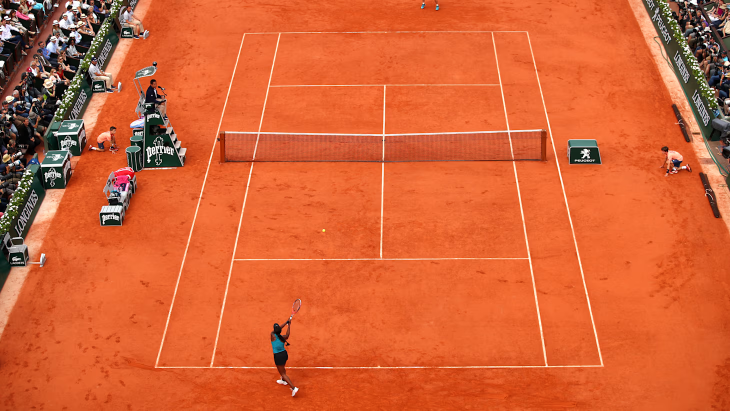
#> input picture court_detection/images/clay_surface.png, 1460 x 821 px (shown at 1/2 size)
$ python court_detection.py
#> lines starting #> are read from the running program, lines starting #| are printed output that depends on the picture; after the words box and inside, x2 and y2 are one past the last pixel; in counts of white or black regions, pixels touching at a corner belong together
### court_detection/court_reference.py
import cv2
import numpy as np
import matplotlib.pyplot as plt
import os


class CourtReference:
    def __init__(self):
        self.baseline_top = ((286, 561), (1379, 561))
        self.baseline_bottom = ((286, 2935), (1379, 2935))
        self.net = ((286, 1748), (1379, 1748))
        self.left_court_line = ((286, 561), (286, 2935))
        self.right_court_line = ((1379, 561), (1379, 2935))
        self.left_inner_line = ((423, 561), (423, 2935))
        self.right_inner_line = ((1242, 561), (1242, 2935))
        self.middle_line = ((832, 1110), (832, 2386))
        self.top_inner_line = ((423, 1110), (1242, 1110))
        self.bottom_inner_line = ((423, 2386), (1242, 2386))
        self.top_extra_part = (832.5, 580)
        self.bottom_extra_part = (832.5, 2910)

        self.court_conf = {1: [*self.baseline_top, *self.baseline_bottom],
                           2: [self.left_inner_line[0], self.right_inner_line[0], self.left_inner_line[1],
                               self.right_inner_line[1]],
                           3: [self.left_inner_line[0], self.right_court_line[0], self.left_inner_line[1],
                               self.right_court_line[1]],
                           4: [self.left_court_line[0], self.right_inner_line[0], self.left_court_line[1],
                               self.right_inner_line[1]],
                           5: [*self.top_inner_line, *self.bottom_inner_line],
                           6: [*self.top_inner_line, self.left_inner_line[1], self.right_inner_line[1]],
                           7: [self.left_inner_line[0], self.right_inner_line[0], *self.bottom_inner_line],
                           8: [self.right_inner_line[0], self.right_court_line[0], self.right_inner_line[1],
                               self.right_court_line[1]],
                           9: [self.left_court_line[0], self.left_inner_line[0], self.left_court_line[1],
                               self.left_inner_line[1]],
                           10: [self.top_inner_line[0], self.middle_line[0], self.bottom_inner_line[0],
                                self.middle_line[1]],
                           11: [self.middle_line[0], self.top_inner_line[1], self.middle_line[1],
                                self.bottom_inner_line[1]],
                           12: [*self.bottom_inner_line, self.left_inner_line[1], self.right_inner_line[1]]}
        self.line_width = 1
        self.court_width = 1117
        self.court_height = 2408
        self.top_bottom_border = 549
        self.right_left_border = 274
        self.court_total_width = self.court_width + self.right_left_border * 2
        self.court_total_height = self.court_height + self.top_bottom_border * 2

        self._build_court_reference()
        self.court = cv2.cvtColor(cv2.imread("configs/court_reference.png"), cv2.COLOR_BGR2GRAY)

        self._save_all_court_configurations()

    def _build_court_reference(self):
        court = np.zeros(
            (self.court_height + 2 * self.top_bottom_border, self.court_width + 2 * self.right_left_border),
            dtype=np.uint8)

        cv2.line(court, self.baseline_top[0], self.baseline_top[1], (255, 255, 255), self.line_width)
        cv2.line(court, self.baseline_bottom[0], self.baseline_bottom[1], (255, 255, 255), self.line_width)
        cv2.line(court, self.net[0], self.net[1], (255, 255, 255), self.line_width)
        cv2.line(court, self.top_inner_line[0], self.top_inner_line[1], (255, 255, 255), self.line_width)
        cv2.line(court, self.bottom_inner_line[0], self.bottom_inner_line[1], (255, 255, 255), self.line_width)
        cv2.line(court, self.left_court_line[0], self.left_court_line[1], (255, 255, 255), self.line_width)
        cv2.line(court, self.right_court_line[0], self.right_court_line[1], (255, 255, 255), self.line_width)
        cv2.line(court, self.left_inner_line[0], self.left_inner_line[1], (255, 255, 255), self.line_width)
        cv2.line(court, self.right_inner_line[0], self.right_inner_line[1], (255, 255, 255), self.line_width)
        cv2.line(court, self.middle_line[0], self.middle_line[1], (255, 255, 255), self.line_width)

        court = cv2.dilate(court, np.ones((5, 5), dtype=np.uint8))
        plt.imsave('configs/court_reference.png', court, cmap='gray')

        return court

    def _save_all_court_configurations(self):
        for i, conf in self.court_conf.items():
            court_ref = cv2.cvtColor(255 - self.court, cv2.COLOR_GRAY2BGR)
            for p in conf:
                court_ref = cv2.circle(court_ref, p, 15, (0, 0, 255), 30)
            cv2.imwrite(f'configs/court_conf_{i}.png', court_ref)

    def get_extra_parts(self):
        parts = [self.top_extra_part, self.bottom_extra_part]
        return parts

    # [5 lines left out: function get_important_lines, not called in this run]


# [2 lines that do not run on import are left out]

### utils/line_utils.py
from sympy import Line


def line_intersection(line1, line2):
    """
    Find 2 lines intersection point
    """
    l1 = Line(line1[0], line1[1])
    l2 = Line(line2[0], line2[1])

    intersection = l1.intersection(l2)
    return intersection[0].coordinates


def sort_intersection_points(intersections):
    """
    sort intersection points from top left to bottom right
    """
    y_sorted = sorted(intersections, key=lambda x: x[1])
    p12 = y_sorted[:2]
    p34 = y_sorted[2:]

    p12 = sorted(p12, key=lambda x: x[0])
    p34 = sorted(p34, key=lambda x: x[0])
    return p12 + p34

### court_detection/court_detection.py
import cv2
import numpy as np
from utils.line_utils import line_intersection, sort_intersection_points
from itertools import combinations
from court_reference import CourtReference
from matplotlib import pyplot as plt


class CourtDetection:
    def __init__(self, verbose: bool):
        self.verbose = verbose
        self.color_threshold = 200
        self.line_distance_threshold = 5
        self.line_intensity_threshold = 60
        self.original_frame = None
        self.color_threshold_frame = None
        self.frame_width = 0
        self.frame_height = 0
        self.highest_vertical_line_y = np.inf
        self.lowest_vertical_line_y = 0
        self.line_merge_threshold = 10
        self.court_reference = CourtReference()
        self.court_warp_matrix = []
        self.game_warp_matrix = []
        self.court_score = 0
        self.success_flag = False
        self.success_accuracy = 80
        self.success_score = 1000
        self.baseline_top = None
        self.baseline_bottom = None
        self.net = None
        self.left_court_line = None
        self.right_court_line = None
        self.left_inner_line = None
        self.right_inner_line = None
        self.middle_line = None
        self.top_inner_line = None
        self.bottom_inner_line = None

    def detect_court(self, img_frame):
        self.original_frame = img_frame
        self.frame_height, self.frame_width = img_frame.shape[:2]

        # Step 1: Extract court pixels
        color_threshold_frame, filtered_lines_frames = self._extract_court_pixels(img_frame)
        self.color_threshold_frame = color_threshold_frame

        # Step 2: Detect Court Lines
        horizontal, vertical_left, vertical_right = self._detect_court_lines(filtered_lines_frames)

        # Step 3: Court Correspondences
        court_warp_matrix, game_warp_matrix, self.court_score = self._find_court_correspondences(horizontal,
                                                                                                 vertical_left,
                                                                                                 vertical_right)

        self.court_warp_matrix.append(court_warp_matrix)
        self.game_warp_matrix.append(game_warp_matrix)

        court_accuracy = self._get_court_accuracy()
        if court_accuracy > self.success_accuracy and self.court_score > self.success_score:
            self.success_flag = True
            print('Court detected successfully')
        print('Court accuracy = %.2f' % court_accuracy)

        self.find_lines_location()

    def _extract_court_pixels(self, img_frame):
        color_threshold_frame = self._threshold_white_pixels(img_frame)
        filtered_lines_frame = self._filter_belongs_to_line(color_threshold_frame)

        if self.verbose:
            cv2.imshow('extract-court-pixels', filtered_lines_frame)
            if cv2.waitKey(0) & 0xff == 27:
                cv2.destroyAllWindows()

        return color_threshold_frame, filtered_lines_frame

    def _threshold_white_pixels(self, img_frame):
        gray = cv2.cvtColor(img_frame, cv2.COLOR_BGR2GRAY)
        gray = cv2.threshold(gray, self.color_threshold, 255, cv2.THRESH_BINARY)[1]

        return gray

    def _filter_belongs_to_line(self, color_threshold_frame):
        for i in range(self.line_distance_threshold, len(color_threshold_frame) - self.line_distance_threshold):
            for j in range(self.line_distance_threshold, len(color_threshold_frame[0]) - self.line_distance_threshold):
                if color_threshold_frame[i, j] == 0:
                    continue
                if (color_threshold_frame[i, j] - color_threshold_frame[
                    i + self.line_distance_threshold, j] > self.line_intensity_threshold and
                        color_threshold_frame[i, j] - color_threshold_frame[
                            i - self.line_distance_threshold, j] > self.line_intensity_threshold):
                    continue

                if (color_threshold_frame[i, j] - color_threshold_frame[
                    i, j + self.line_distance_threshold] > self.line_intensity_threshold and
                        color_threshold_frame[i, j] - color_threshold_frame[
                            i, j - self.line_distance_threshold] > self.line_intensity_threshold):
                    continue
                color_threshold_frame[i, j] = 0
        return color_threshold_frame

    def _detect_court_lines(self, img_frame):
        # 2.1: Line detection
        lines = cv2.HoughLinesP(img_frame, 1, np.pi / 180, 80, minLineLength=100, maxLineGap=20)
        lines = np.squeeze(lines)

        if self.verbose:
            self._draw_lines_from_vertical_and_horizontal(self.original_frame.copy(), 'line-detection', [], lines, [])

        # 2.2: Selected lines classification
        horizontal, vertical_left, vertical_right = self._classify_and_sort_lines(lines)

        if self.verbose:
            self._draw_lines_from_vertical_and_horizontal(self.original_frame.copy(), 'line-classification', horizontal,
                                                          vertical_left,
                                                          vertical_right)
        # 2.3: Line merging
        horizontal, vertical_left, vertical_right = self._merge_lines(horizontal, vertical_left, vertical_right)

        if self.verbose:
            self._draw_lines_from_vertical_and_horizontal(self.original_frame.copy(), 'line-merging', horizontal,
                                                          vertical_left,
                                                          vertical_right)

        return horizontal, vertical_left, vertical_right

    def _classify_and_sort_lines(self, lines):
        horizontal = []
        vertical = []

        for line in lines:
            x1, y1, x2, y2 = line
            dx = abs(x1 - x2)
            dy = abs(y1 - y2)
            if dx > dy:
                horizontal.append(line)
            else:
                vertical.append(line)
                self.highest_vertical_line_y = min(self.highest_vertical_line_y, y1, y2)
                self.lowest_vertical_line_y = max(self.lowest_vertical_line_y, y1, y2)

        vertical_left, vertical_right = self._classify_vertical_lines(vertical)
        horizontal = self._filter_horizontal_lines(horizontal)

        horizontal.sort(key=lambda item: (item[1], item[0]))
        vertical_left.sort(key=lambda item: (-item[0], item[1]))
        vertical_right.sort(key=lambda item: (item[0], item[1]))

        return horizontal, vertical_left, vertical_right

    def _filter_horizontal_lines(self, horizontal_lines):
        filtered_horizontal = []
        h = self.lowest_vertical_line_y - self.highest_vertical_line_y
        self.lowest_vertical_line_y += h / 15
        self.highest_vertical_line_y -= h * 2 / 15

        for line in horizontal_lines:
            x1, y1, x2, y2 = line
            if (self.lowest_vertical_line_y > y1 > self.highest_vertical_line_y
                    and self.lowest_vertical_line_y > y1 > self.highest_vertical_line_y):
                filtered_horizontal.append(line)

        return filtered_horizontal

    def _classify_vertical_lines(self, vertical_lines):
        vertical_left = []
        vertical_right = []
        right_th = self.frame_width * 4 / 7
        left_th = self.frame_width * 3 / 7

        for line in vertical_lines:
            x1, y1, x2, y2 = line
            if x1 < left_th or x2 < left_th:
                vertical_left.append(line)
            elif x1 > right_th or x2 > right_th:
                vertical_right.append(line)

        return vertical_left, vertical_right

    def _merge_lines(self, horizontal_lines, vertical_left_lines, vertical_right_lines):
        # Merge horizontal lines
        mask = [True] * len(horizontal_lines)
        new_horizontal_lines = []
        for i, line in enumerate(horizontal_lines):
            if mask[i]:
                for j, s_line in enumerate(horizontal_lines[i + 1:]):
                    if mask[i + j + 1]:
                        x1, y1, x2, y2 = line
                        x3, y3, x4, y4 = s_line
                        dy = abs(y3 - y2)
                        if dy < self.line_merge_threshold:
                            points = sorted([(x1, y1), (x2, y2), (x3, y3), (x4, y4)], key=lambda x: x[0])
                            line = np.array([*points[0], *points[-1]])
                            mask[i + j + 1] = False
                new_horizontal_lines.append(line)

        # Merge vertical lines
        xl, yl, xr, yr = (0, self.frame_height * 6 / 7, self.frame_width, self.frame_height * 6 / 7)

        mask = [True] * len(vertical_left_lines)
        new_vertical_left_lines = []
        for i, line in enumerate(vertical_left_lines):
            if mask[i]:
                for j, s_line in enumerate(vertical_left_lines[i + 1:]):
                    if mask[i + j + 1]:
                        x1, y1, x2, y2 = line
                        x3, y3, x4, y4 = s_line
                        xi, yi = line_intersection(((x1, y1), (x2, y2)), ((xl, yl), (xr, yr)))
                        xj, yj = line_intersection(((x3, y3), (x4, y4)), ((xl, yl), (xr, yr)))

                        dx = abs(xi - xj)
                        if dx < self.line_merge_threshold:
                            points = sorted([(x1, y1), (x2, y2), (x3, y3), (x4, y4)], key=lambda x: x[1])
                            line = np.array([*points[0], *points[-1]])
                            mask[i + j + 1] = False

                new_vertical_left_lines.append(line)

        mask = [True] * len(vertical_right_lines)
        new_vertical_right_lines = []
        for i, line in enumerate(vertical_right_lines):
            if mask[i]:
                for j, s_line in enumerate(vertical_right_lines[i + 1:]):
                    if mask[i + j + 1]:
                        x1, y1, x2, y2 = line
                        x3, y3, x4, y4 = s_line
                        xi, yi = line_intersection(((x1, y1), (x2, y2)), ((xl, yl), (xr, yr)))
                        xj, yj = line_intersection(((x3, y3), (x4, y4)), ((xl, yl), (xr, yr)))

                        dx = abs(xi - xj)
                        if dx < self.line_merge_threshold:
                            points = sorted([(x1, y1), (x2, y2), (x3, y3), (x4, y4)], key=lambda x: x[1])
                            line = np.array([*points[0], *points[-1]])
                            mask[i + j + 1] = False

                new_vertical_right_lines.append(line)

        return new_horizontal_lines, new_vertical_left_lines, new_vertical_right_lines

    def _find_court_correspondences(self, horizontal_lines, vertical_left_lines, vertical_right_lines):
        max_score = -np.inf
        max_mat = None
        max_inv_mat = None
        k = 0

        for horizontal_pair in list(combinations(horizontal_lines, 2)):
            for vertical_pair in list(combinations(vertical_left_lines + vertical_right_lines, 2)):
                h1, h2 = horizontal_pair
                v1, v2 = vertical_pair
                # Finding intersection points of all lines
                i1 = line_intersection((tuple(h1[:2]), tuple(h1[2:])), (tuple(v1[0:2]), tuple(v1[2:])))
                i2 = line_intersection((tuple(h1[:2]), tuple(h1[2:])), (tuple(v2[0:2]), tuple(v2[2:])))
                i3 = line_intersection((tuple(h2[:2]), tuple(h2[2:])), (tuple(v1[0:2]), tuple(v1[2:])))
                i4 = line_intersection((tuple(h2[:2]), tuple(h2[2:])), (tuple(v2[0:2]), tuple(v2[2:])))

                intersections = [i1, i2, i3, i4]
                intersections = sort_intersection_points(intersections)

                for i, configuration in self.court_reference.court_conf.items():
                    # Find transformation
                    matrix, _ = cv2.findHomography(np.float32(configuration), np.float32(intersections), method=0)
                    inv_matrix = cv2.invert(matrix)[1]

                    # Get transformation score
                    confi_score = self._get_confidence_score(matrix)

                    if max_score < confi_score:
                        max_score = confi_score
                        max_mat = matrix
                        max_inv_mat = inv_matrix
                        self.best_conf = i

                    k += 1

        if self.verbose:
            court = self.add_court_overlay(self.original_frame.copy(), max_mat, (255, 0, 0))
            cv2.imshow('court correspondences', court)
            if cv2.waitKey(0) & 0xff == 27:
                cv2.destroyAllWindows()

        print(f'Score = {max_score}')
        print(f'Combinations tested = {k}')

        return max_mat, max_inv_mat, max_score

    def _get_confidence_score(self, matrix):
        court = cv2.warpPerspective(self.court_reference.court, matrix, self.original_frame.shape[1::-1])
        court[court > 0] = 1
        color_threshold_frame = self.color_threshold_frame.copy()
        color_threshold_frame[color_threshold_frame > 0] = 1
        correct = court * color_threshold_frame
        wrong = court - correct
        c_p = np.sum(correct)
        w_p = np.sum(wrong)
        return c_p - 0.5 * w_p

    # [73 lines left out: functions add_court_overlay, _get_court_accuracy, _get_warped_court, find_lines_location, not called in this run]

    def _draw_lines_from_vertical_and_horizontal(self, img_frame, name, horizontal=(), vertical_left=(),
                                                 vertical_right=()):
        for line in horizontal:
            print(line)
            x1, y1, x2, y2 = line
            x1 = int(x1)
            y1 = int(y1)
            x2 = int(x2)
            y2 = int(y2)

            cv2.line(img_frame, (x1, y1), (x2, y2), (0, 255, 0), 2)
            cv2.circle(img_frame, (x1, y1), 1, (255, 0, 0), 2)
            cv2.circle(img_frame, (x2, y2), 1, (255, 0, 0), 2)

        for line in vertical_left:
            x1, y1, x2, y2 = line
            x1 = int(x1)
            y1 = int(y1)
            x2 = int(x2)
            y2 = int(y2)

            cv2.line(img_frame, (x1, y1), (x2, y2), (0, 0, 255), 2)
            cv2.circle(img_frame, (x1, y1), 1, (255, 0, 0), 2)
            cv2.circle(img_frame, (x2, y2), 1, (255, 0, 0), 2)

        for line in vertical_right:
            x1, y1, x2, y2 = line
            x1 = int(x1)
            y1 = int(y1)
            x2 = int(x2)
            y2 = int(y2)

            cv2.line(img_frame, (x1, y1), (x2, y2), (255, 255, 0), 2)
            cv2.circle(img_frame, (x1, y1), 1, (255, 0, 0), 2)
            cv2.circle(img_frame, (x2, y2), 1, (255, 0, 0), 2)

        cv2.imshow(name, img_frame)
        if cv2.waitKey(0) & 0xff == 27:
            cv2.destroyAllWindows()

        return img_frame

    # [6 lines left out: function get_extra_parts_location, not called in this run]


if __name__ == '__main__':
    clay_surface_path = 'images/clay_surface.png'
    hard_surface_path = 'images/hard_surface.png'
    grass_surface_path = 'images/grass_surface.jpg'

    clay_img = cv2.imread(clay_surface_path)
#> clay_img is the input picture: shape (821, 1460, 3); mean B, G, R 53.7, 98.5, 212.4
    hard_img = cv2.imread(hard_surface_path)
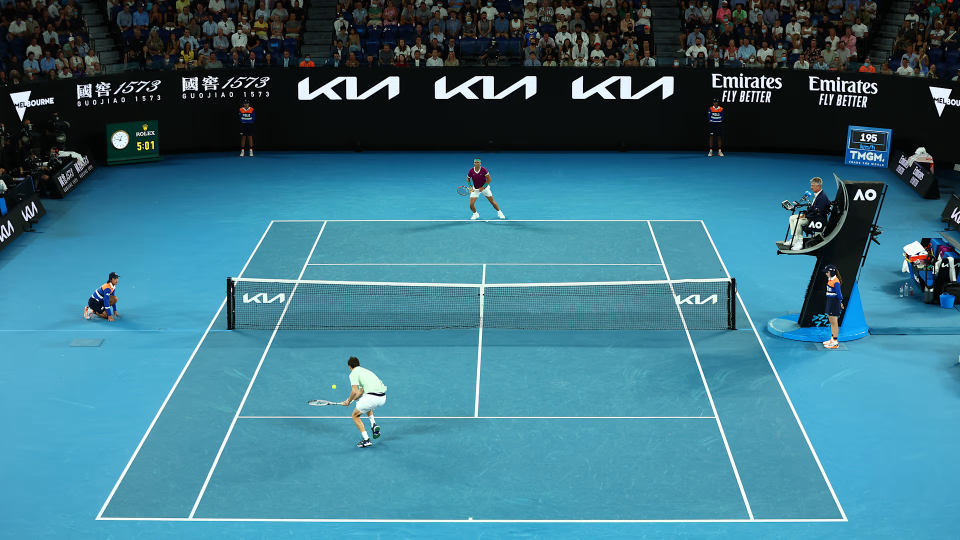
#> input picture court_detection/images/hard_surface.png, 1920 x 1079 px (shown at 1/2 size)
#> hard_img is the input picture: shape (1079, 1920, 3); mean B, G, R 132.8, 115.3, 59.7
    grass_img = cv2.imread(grass_surface_path)
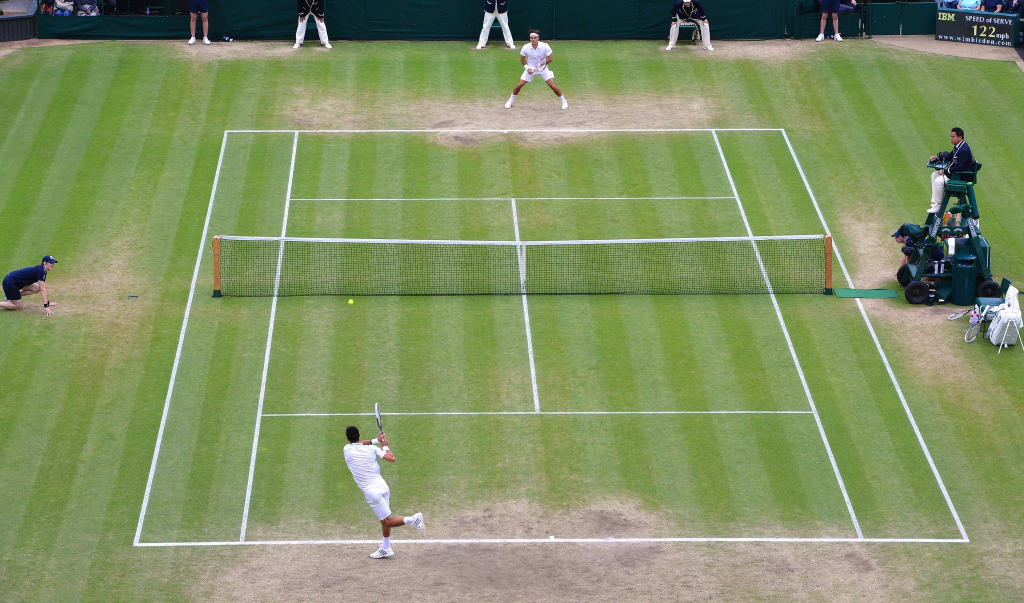
#> input picture court_detection/images/grass_surface.jpg, 2048 x 1206 px (shown at 1/2 size)
#> grass_img is the input picture: shape (1206, 2048, 3); mean B, G, R 99.7, 145.2, 129.6

    import time

    start_time = time.time()

    clay_court_detection = CourtDetection(verbose=True)
#> in _build_court_reference, `plt.imsave('configs/court_reference.png', court, cmap='gray')`:
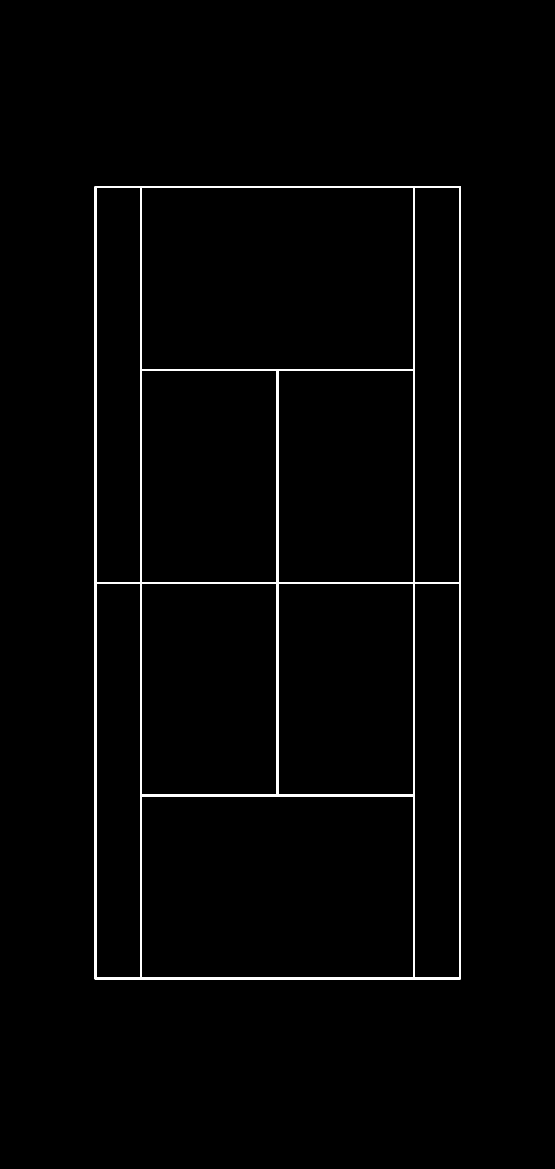
#> saved as court_reference.png: shape (3506, 1665, 3) (shown at 1/3 size); 1.3% white; 1 white region, box (x1, y1, x2, y2) and area: (284, 559, 1382, 2938) 78220
#> (the rest of the program and of its run is left out)
